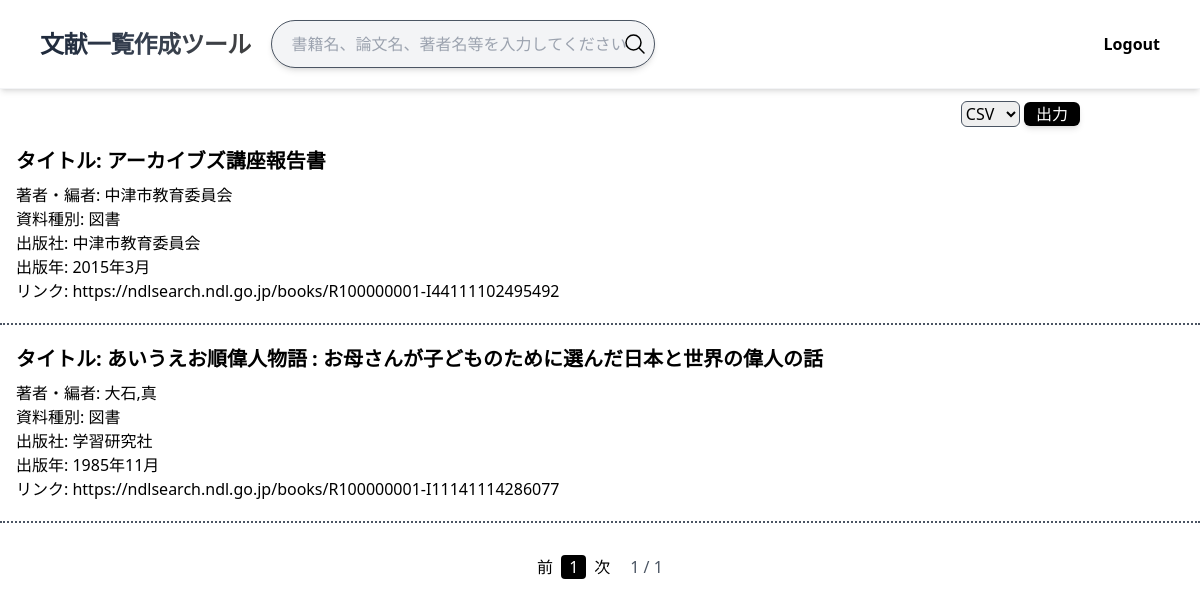
/mypage/ (signed in), run on an earlier commit of the app's database.
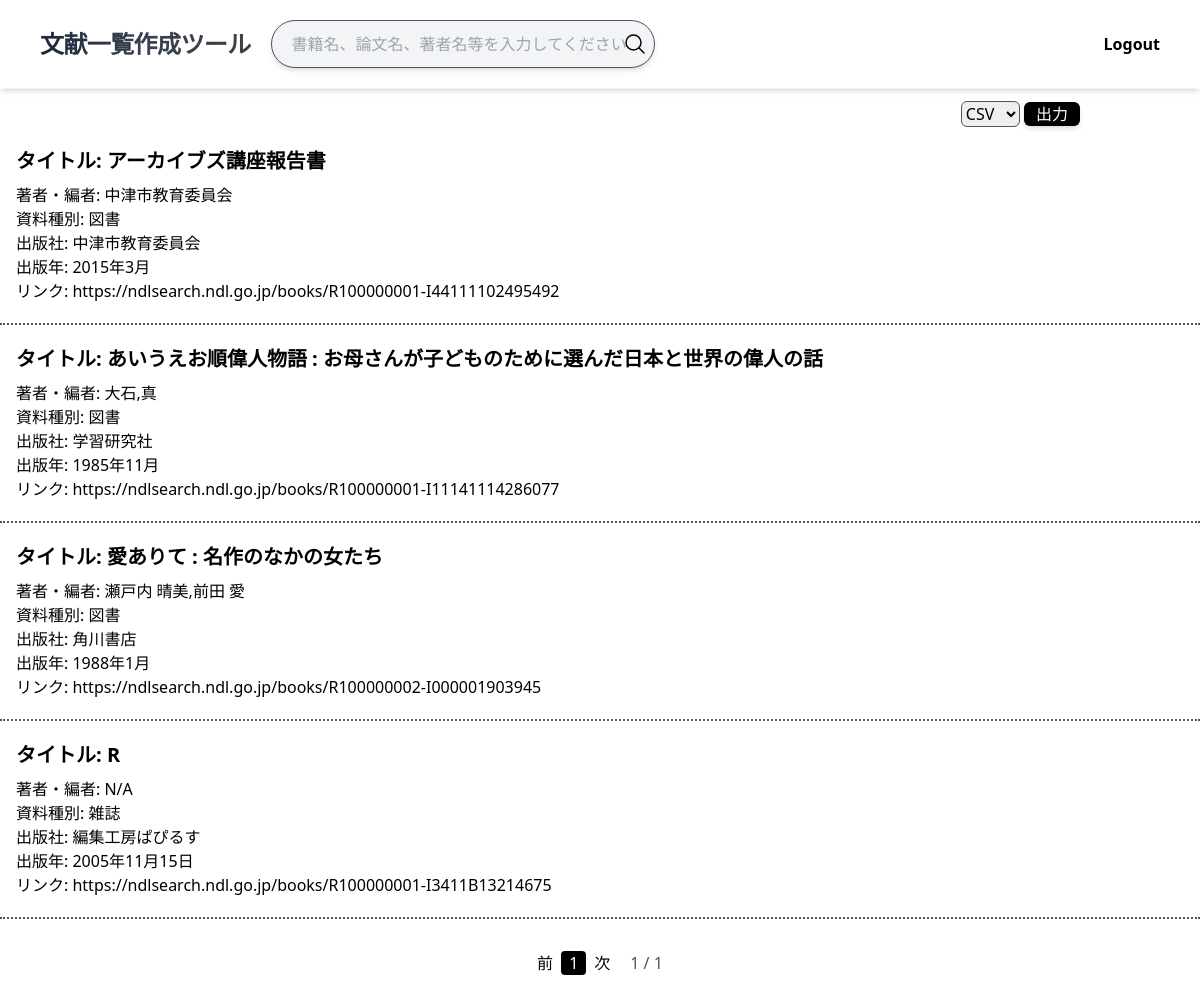
And on a later commit of the database.
### api/models.py (models this page shows)
class Book(models.Model):
    type = models.ManyToManyField(Type, blank=True) #図書種別
    title = models.CharField(max_length=255) #資料タイトル
    author = models.ManyToManyField(Author, blank=True) #著者
    publisher = models.ForeignKey(Publisher, on_delete=models.PROTECT) #出版社
    date = models.CharField(max_length=10) #出版年
    magazine_title = models.ManyToManyField(Magazine, blank=True) #掲載誌タイトル
    magazine_number = models.CharField(max_length=20, blank=True) #掲載誌関数
    magazine_date = models.CharField(max_length=10, blank=True) #掲載誌出版年
    page = models.CharField(max_length=20, blank=True) #論文掲載ページ数
    link = models.URLField(blank=True) #図書資料へのアクセスURL
    user = models.ForeignKey(User, on_delete=models.CASCADE, related_name='favorites', null=True) #email

class Author(models.Model):
    author = models.CharField(max_length=20)

class Type(models.Model):
    type = models.CharField(max_length=5)

class Publisher(models.Model):
    publisher = models.CharField(max_length=20)

### api/views.py (the view)
# urls.py: path('mypage/', BookListView.as_view(), name='mypage'),
class BookListView(ListView, FormView):
    print("OK")
    template_name = 'mypage.html'
    context_object_name = 'book_obj'
    form_class = SearchForm
    paginate_by = 5
    def get_queryset(self):
        print('get_queryset関数OK')
        return Book.objects.filter(user=self.request.user)

### api/forms.py
class SearchForm(forms.Form):
    searchword = forms.CharField(label="検索ワード", max_length=10, )
    def __init__(self, *args, **kwargs):
        super().__init__(*args, **kwargs)
        self.fields["searchword"].widget.attrs["class"] = "block w-full h-12 pl-5 border rounded-full bg-gray-100 border-gray-600 shadow-md "
        self.fields["searchword"].widget.attrs["placeholder"] = "書籍名、論文名、著者名等を入力してください"

### templates/mypage.html (shortened to what the changed rows need)
{% load static %}
<!DOCTYPE html>
<html lang="en">
<head>
    <script src="https://cdn.tailwindcss.com"></script>
</head>
<body class="h-full">
    {% block content %}
    <main>
        <div class="">
            {% for book in book_obj %}
                <form method="post" action="">{% csrf_token %}
                    <div class=" pt-3 pb-5 border-b-2 border-dotted border-gray-600" value="{{ book }}">
                        <div class="px-4">
                            <a href="{% url 'api:update_bookpage' book.pk %}"><p name="title" class="font-bold py-2 text-xl">タイトル: {{ book.title }}</p></a>
                            {% for author in book.author.all %}
                                <div><p name="author">著者・編者: {{ author.author }}</p></div>
                            {% endfor %}
                            {% for type in book.type.all %}
                                <div><p name="type">資料種別: {{ type.type }}</p></div>
                            {% endfor %}
                            <div><p name="publisher">出版社: {{ book.publisher.publisher }}</p></div>
                            <div><p name="date">出版年: {{ book.date }}</p></div>
                            <div>リンク: <a name="link" href="{{ book.link }}">{{ book.link }}</a></div>
                        </div>
                    </div>
                </form>
            {% endfor %}
        </div>
        <div class="pagination mt-8 mb-4 flex justify-center">
            <ul class="pagination flex space-x-2">
                {% for num in page_obj.paginator.page_range %}
                    {% if num %}
                        {% if num == page_obj.number %}
                            <li class="current-page">
                                <div class="bg-black text-white rounded px-2">
                                    {{ num }}
                                </div>
                            </li>
                        {% elif page_obj.number|add:"4" >= num and page_obj.number|add:"-4" <= num %}
                            <li>
                                <a href="?page={{ num }}" class="page-link text-primary d-inline-block rounded px-2">
                                    {{ num }}
                                </a>
                            </li>
                        {% endif %}
                    {% endif %}
                {% endfor %}
            </ul>
        </div>
        {% endblock content %}
    </main>
</body>
</html>

What changed in the data, as far as the page shows it:
added Book: title "愛ありて : 名作のなかの女たち", publisher.publisher "角川書店", date "1988年1月", link "https://ndlsearch.ndl.go.jp/books/R100000002-I000001903945", Type (type "図書")
added Author: author "瀬戸内 晴美,前田 愛", shown under "愛ありて : 名作のなかの女たち"
added Book: title "R", publisher.publisher "編集工房ぱぴるす", date "2005年11月15日", link "https://ndlsearch.ndl.go.jp/books/R100000001-I3411B13214675"
added Author: author "N/A", shown under "R"
added Type: type "雑誌", shown under "R"
